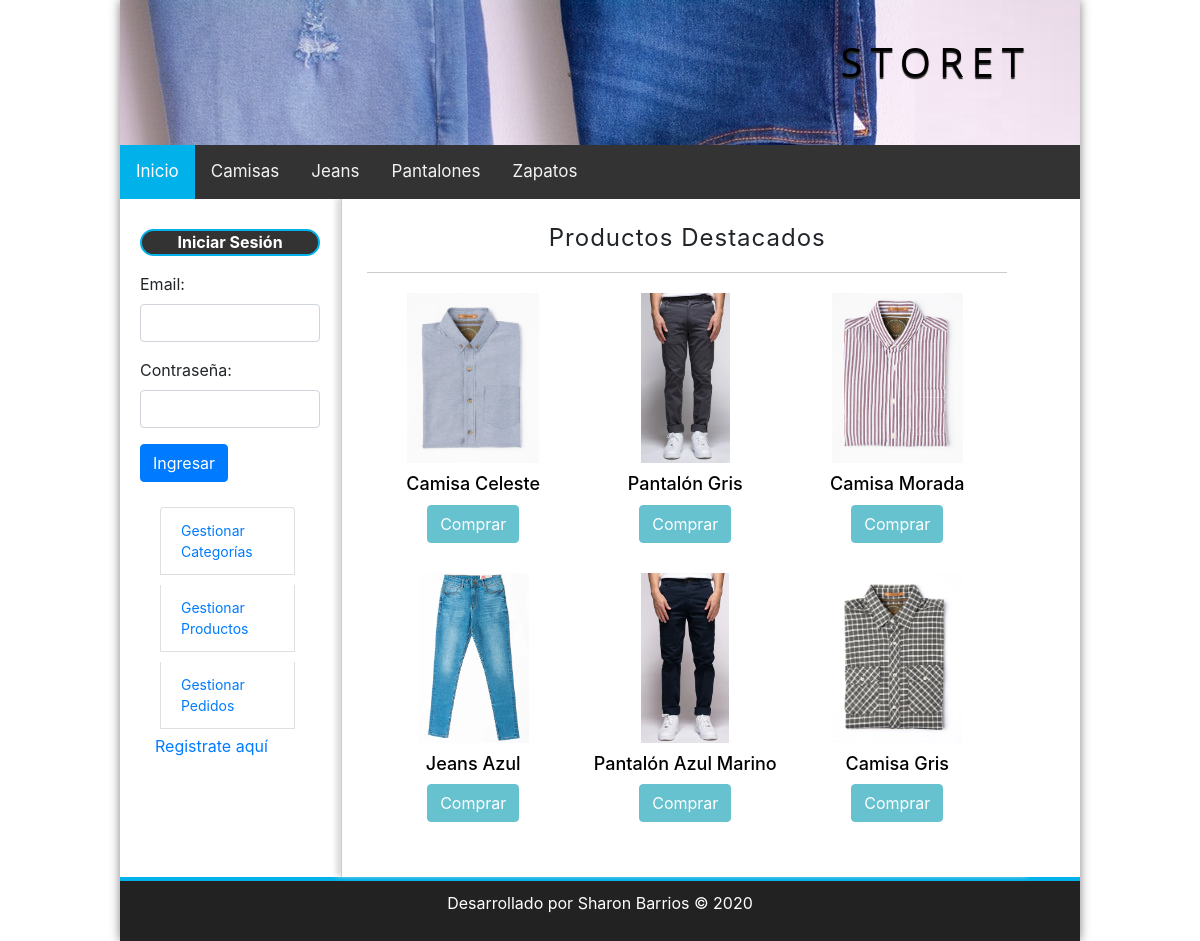
The page / (signed in) on the database its author committed.
### tables this page shows
CREATE TABLE `categorias` (
  `id` int(255) NOT NULL,
  `nombre` varchar(100) NOT NULL
);

CREATE TABLE `productos` (
  `id` int(255) NOT NULL,
  `categoria_id` int(255) NOT NULL,
  `nombre` varchar(100) NOT NULL,
  `descripcion` text DEFAULT NULL,
  `precio` float(100,2) NOT NULL,
  `stock` int(255) NOT NULL,
  `oferta` varchar(2) DEFAULT NULL,
  `fecha` date NOT NULL,
  `imagen` varchar(255) DEFAULT NULL
);

### config/db.php (called while the page is built)
<?php
class Database{
    public static function connect(){
    $db= new mysqli('localhost','root','','tienda_master');
    $db->query("SET NAMES 'utf8'");
    return $db;
    }
}
?>

### helpers/utils.php (called while the page is built, shortened)
<?php
class Utils{
    public static function showCategorias(){
        require_once 'modelo/categoria.php';
        $categoria= new Categoria();
        $categorias= $categoria->getAll();
        return $categorias;
    }
}
?>

### modelo/categoria.php (called while the page is built, shortened)
<?php
class Categoria{
    private $db;
    public function __construct(){
        $this->db = Database::connect();
    }
    public function getAll(){
        $categorias= $this->db->query("SELECT * FROM categorias ORDER BY id DESC;");
        return $categorias;
    }
}
?>

### controladores/productoControlador.php (called while the page is built, shortened)
<?php
require_once 'modelo/producto.php';
class productoControlador{
    public function index(){
        $producto= new Producto();
        $productos= $producto->getRandom(6);
        require_once 'vistas/producto/destacados.php';
    }
}
?>

### modelo/producto.php (called while the page is built, shortened)
<?php
class Producto{
    public function __construct(){
        $this->db = Database::connect();
    }
    public function getRandom($limit){
        $productos= $this->db->query("SELECT * FROM productos ORDER BY RAND() LIMIT $limit ");
        return $productos;
    }
}
?>

### vistas/producto/destacados.php (the view, shortened to what this page needs)
<h1>Productos Destacados</h1>
<?php while($product= $productos->fetch_object()): ?>
    <div class="product">
    <a href="<?=base_url?>producto/ver&id=<?=$product->id?>">
    <?php if($product->imagen!=null):?>
    <img src="<?=base_url?>uploads/images/<?=$product->imagen?>" alt="Camiseta">
    <?php else:?>
        <img src="<?=base_url?>assets/img/camisa.jpg" alt="">
    <?php   endif; ?>
    <h2><?=$product->nombre ?></h2>
    </a>
    <a href="<?=base_url?>carrito/add&id=<?=$product->id?>">
    <button class="btn btn-info" <?=isset($_SESSION['admin']) ? "disabled" : " " ?>>Comprar</button>
    </a>
    </div>
<?php endwhile; ?>

### vistas/layouts/header.php (shortened to what this page needs)
<!DOCTYPE html>
<html lang="es">
<head>
    <link rel="stylesheet" href="<?=base_url?>assets/css/styles.css">
    <link rel="stylesheet" href="https://stackpath.bootstrapcdn.com/bootstrap/4.5.2/css/bootstrap.min.css">
    <link rel="stylesheet" href="https://cdnjs.cloudflare.com/ajax/libs/font-awesome/4.7.0/css/font-awesome.min.css">
</head>
<body>
    <div id="container">
    <header id="header">
    <div id="logo" class="d-none d-md-block">
    <a href="<?=base_url?>">
    <h1>Storet</h1>
    </a>
    </div>
    </header>
    <?php  $categorias= Utils::showCategorias(); ?>
    <div class="topnav" id="myTopnav">
    <a href="<?=base_url?>" class="active">Inicio</a>
    <?php while($cat= $categorias->fetch_object()):?>
        <a href="<?=base_url?>categoria/ver&id=<?=$cat->id?>" class="<?=($id!=="$idcat") ? " " : "selected" ?>"><?=$cat->nombre ?></a>
    <?php endwhile; ?>
    </div>
    <div id="content">

### assets/css/styles.css (style rules this page uses)
body { background: #F0F0F0;; }
#container { width: 80%; margin: 0px auto; min-width: 450px; box-shadow: 0px 0px 10px gray; background: white; }
#header { height: 145px; background: url(..//img/imageHeader.jpg); background-repeat: no-repeat; }
#logo { padding: 20px; margin-left: 20px; }
#logo a { float: right; font-size: 40px; letter-spacing: 8px; font-family: 'Open Sans', Helvetica, Arial; text-transform: uppercase; color: black; font-weight: bold; text-decoration: none; margin-top: 18px; margin-right: 28px; text-shadow: 0px 2px 1px #222222; transition: all 300ms; }
.topnav { overflow: hidden; background-color: #333; }
.topnav a { float: left; display: block; color: #f2f2f2; text-align: center; padding: 14px 16px; text-decoration: none; font-size: 17px; }
.topnav a.active { background-color:#01B1EA; color: white; }
#content { margin: 0px auto; overflow: hidden; background: white; }
#central h1 { font-size: 24px; font-weight: normal; letter-spacing: 1px; text-align: center; border-bottom: 1px solid #ccc; margin-bottom: 20px; padding: 20px; padding-top: 0px; }
.product { width: 30%; float:left; margin-left: 10px; margin-right: 10px; margin-bottom: 30px; text-align: center; }
.product a { color:black; text-decoration: none; }
.product img { height:170px; margin-bottom: 10px; }
.product h2 { font-size: 18px; margin-bottom: 10px; }

### rows shown on the page
categorias: nombre "Camisas"
categorias: nombre "Jeans"
categorias: nombre "Pantalones"
categorias: nombre "Zapatos"
productos: imagen (picture), nombre "Camisa Celeste"
productos: imagen (picture), nombre "Pantalón Gris"
productos: imagen (picture), nombre "Camisa Morada"
productos: imagen (picture), nombre "Jeans Azul"
productos: imagen (picture), nombre "Pantalón Azul Marino"
productos: imagen (picture), nombre "Camisa Gris"
